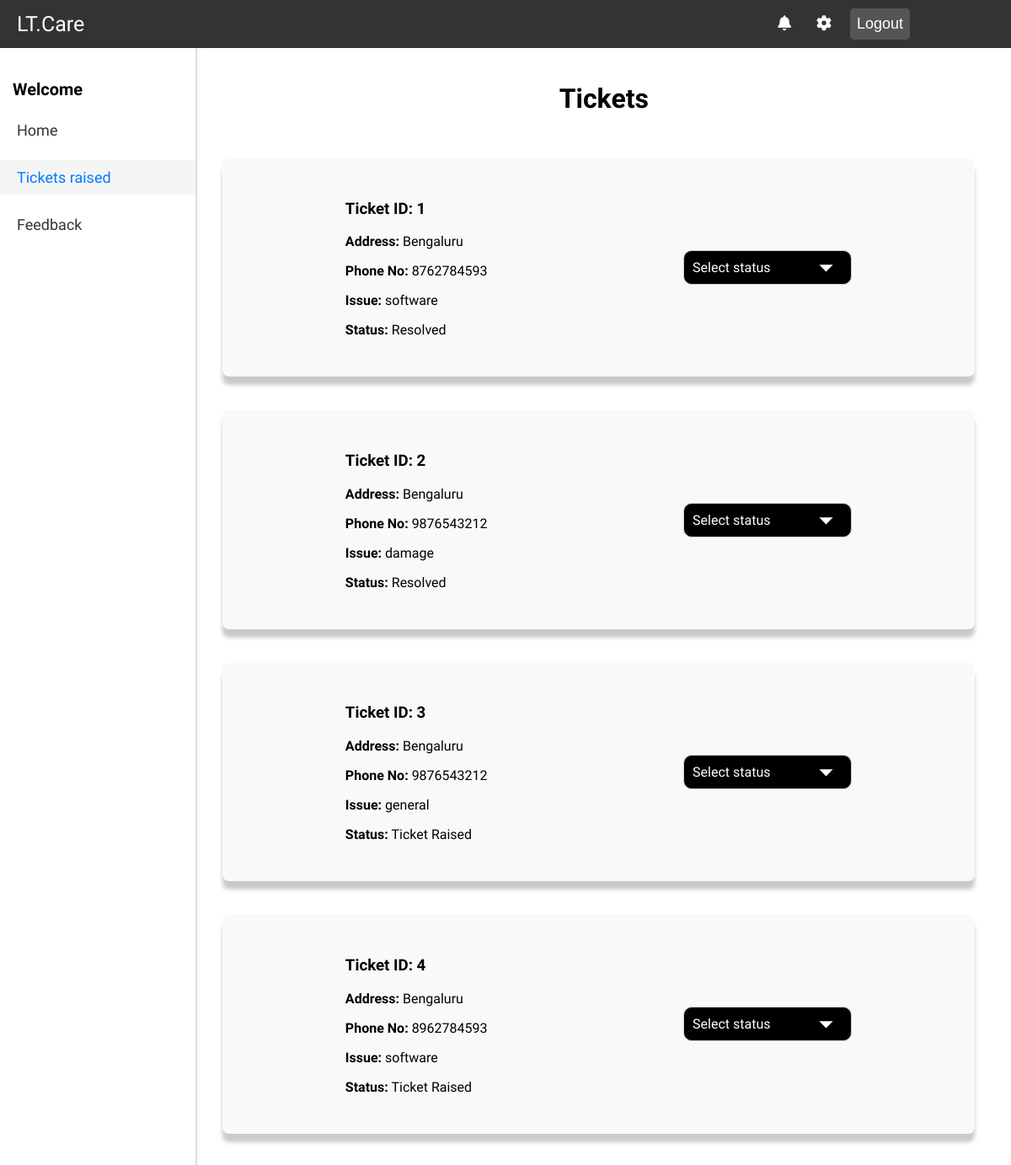
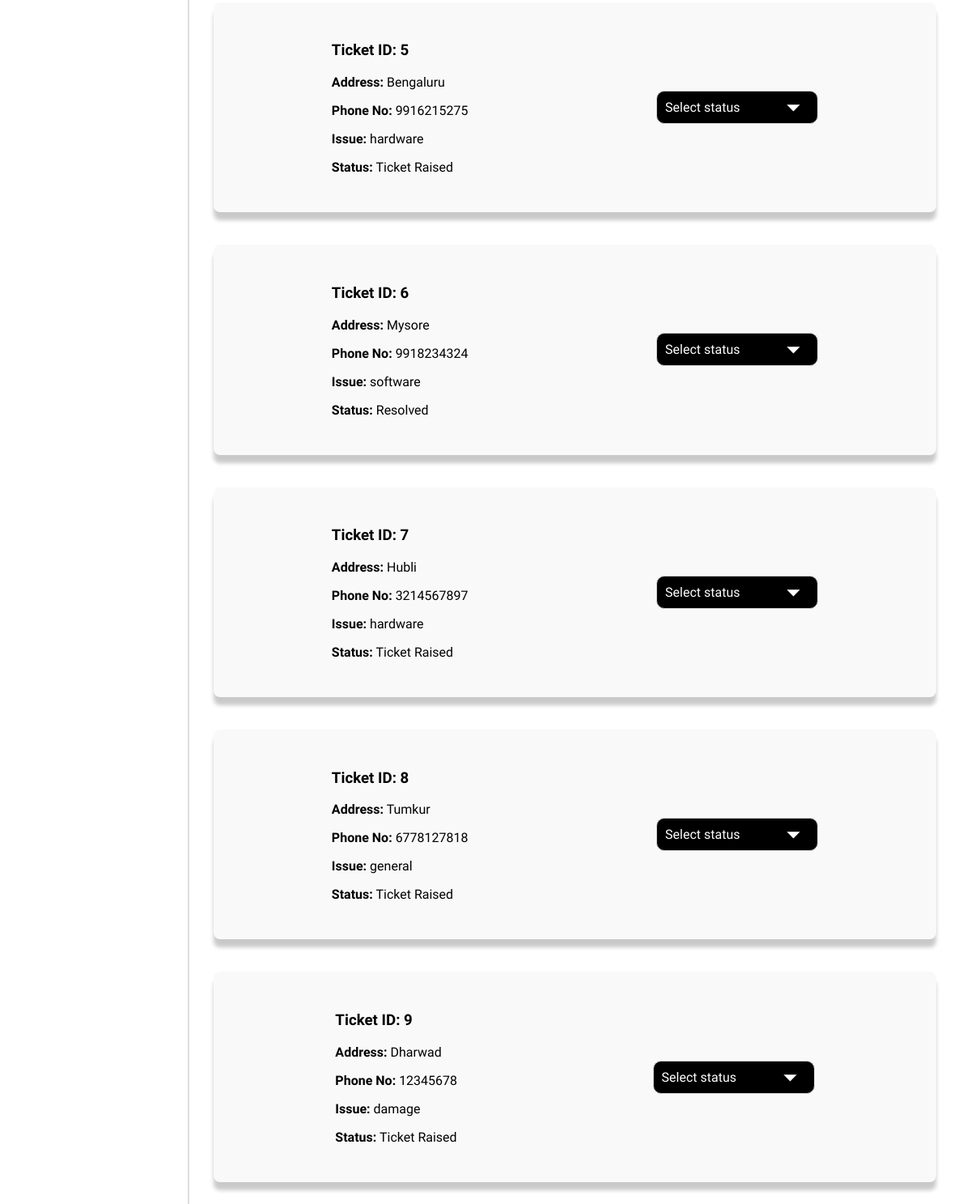
/emp1/, run on the app's committed database (2 pictures, top to bottom).
### ticket/models.py (models this page shows, shortened)
class Ticket(models.Model):
    t_id = models.AutoField(primary_key=True)  # Auto-incrementing primary key
    cid = models.ForeignKey(AuthUser,null=False,blank=False,on_delete=models.CASCADE)  # Customer ID, assuming it's a string
    phone_number = models.CharField(max_length=15)  # To handle phone numbers with country codes
    address = models.TextField()  # For potentially long addresses
    ISSUE_CHOICES = [
        ('software issue', 'Software Issue'),
        ('damaged parts', 'Damaged Parts'),
        ('hardware issue', 'Hardware Issue'),
        ('general service', 'General Services'),
    ]
    issue = models.CharField(max_length=20, choices=ISSUE_CHOICES)  # Issue choices
    STATUS_CHOICES = [
        ('ticket raised', 'Ticket Raised'),
        ('technician assigned', 'Technician Assigned'),
        ('resolved', 'Resolved'),
    ]
    status = models.CharField(max_length=20, choices=STATUS_CHOICES, default='Ticket Raised', blank=True)
    rating = models.IntegerField(blank=True)
    comment = models.CharField(max_length=200, blank=True)

### employee/views.py (the view)
# urls.py: path('emp1/', Viewtkassign.as_view(), name='employee_page'),
class Viewtkassign(TemplateView):
    template_name = 'employee/employee.html'  # Correct template path
    def get_context_data(self, **kwargs):
        context = super().get_context_data(**kwargs)
        userdata = employee.objects.all()
        tickets = Ticket.objects.all().values('t_id', 'phone_number', 'address', 'issue','status', 'rating', 'comment')  # Fixed the tickets query
        context['userdata'] = userdata
        context['tickets'] = tickets
        return context

### templates/employee/employee.html (shortened to what this page needs)
{% load static %}
<!DOCTYPE html>
<html lang="en">
<head>
  <link rel="stylesheet" href="https://cdnjs.cloudflare.com/ajax/libs/font-awesome/6.0.0-beta3/css/all.min.css" />
</head>
<body>
  <header class="navbar">
    <div style="font-size: 25px; font-weight: 500">LT.Care</div>
    <div class="nav-buttons">
      <button class="btn"><i class="fas fa-bell"></i></button>
      <button class="btn"><i class="fas fa-cog"></i></button>
      <button class="logout-btn">Logout</button>
    </div>
  </header>
  <div class="container">
    <aside class="sidebar">
      <h1>Welcome {{currentuser}}</h1>
      <ul>
        <li>
          <a href="#home" class="section active" onclick="switchSection('home')">Home</a>
        </li>
        <li>
          <a href="#tickets" class="section" onclick="switchSection('tickets')">Tickets raised</a>
        </li>
        <li>
          <a href="#feedback" class="section" onclick="switchSection('feedback')">Feedback</a>
        </li>
      </ul>
    </aside>
    <div class="content">
      <div id="tickets" class="section-content">
        <div class="heading">
          <h1>Tickets</h1>
        </div>
        <div class="card-container">
          {% for ticket in tickets %}
          <div class="card">
            <div>
              <h3>Ticket ID: {{ ticket.t_id }}</h3>
              <p><strong>Address:</strong> {{ ticket.address }}</p>
              <p><strong>Phone No:</strong> {{ ticket.phone_number }}</p>
              <p><strong>Issue:</strong> {{ ticket.issue }}</p>
              <p><strong>Status:</strong> {{ ticket.status }}</p>
            </div>
            <div>
              <select class="sta" id="checkstatus-{{ ticket.t_id }}">
                <option value="" disabled selected>Select status</option>
              </select>
            </div>
          </div>
          {% endfor %}
        </div>
      </div>
    </div>
  </div>
</body>
</html>

### templates/employee/employee.html (style rules this page uses)
body { font-family: "Inria Sans", sans-serif; margin: 0; padding: 0; display: flex; flex-direction: column; height: 100vh; background-color: #f5f5f5; }
.nav-buttons .btn { background: none; border: none; color: white; font-size: 18px; margin-left: 10px; cursor: pointer; }
.logout-btn { margin-right: 100px; background: none; border: none; color: white; font-size: 18px; margin-left: 10px; cursor: pointer; }
.navbar { display: flex; justify-content: space-between; align-items: center; background-color: #333; padding: 10px 20px; color: white; }
.navbar button { background-color: #555; color: white; border: none; padding: 8px; margin-left: 10px; border-radius: 5px; cursor: pointer; }
.container { display: flex; flex: 1; }
.sidebar { width: 300px; background-color: #fff; padding-top: 20px; border-right: 1px solid #ddd; box-shadow: 0 10px 15px rgba(0, 0, 0, 0.212); overflow-y: auto; }
.sidebar h1 { margin-left: 15px; font-size: 20px; }
.sidebar ul { list-style-type: none; padding: 0; }
.sidebar ul li { margin: 15px 0; }
.sidebar ul li a { color: #333; text-decoration: none; padding: 10px 20px; display: block; font-size: 18px; font-weight: 400; }
.sidebar ul li a.section.active { background-color: #f5f5f5; font-weight: 500; color: #007bff; }
.heading { display: flex; justify-content: center; width: 100%; margin-bottom: 20px; }
.content { width: 100%; padding: 20px; background-color: #fff; border-left: 1px solid #ddd; }
.card-container { display: flex; flex-direction: column; gap: 20px; }
.card { display: flex; height: 100%; width: 90%; justify-content: space-around; background-color: #f9f9f9; border-radius: 8px; box-shadow: 0 10px 5px rgba(0, 0, 0, 0.212); padding: 30px; align-items: center; font-size: 16px; font-weight: 500; margin: 10px; }
.card h3 { margin-right: 20px; }
.sta { width: 200px; padding: 10px; border: 1px solid #ccc; font-family: "Inria Sans", sans-serif; border-radius: 10px; background-color: #000000; font-size: 16px; color: #ffffff; appearance: none; background-repeat: no-repeat; background-position: right 10px center; }
.sta option { color: #ffffff; }

### data on the page
Ticket: t_id "1", address "Bengaluru", phone_number "8762784593", issue "software", status "Resolved"
Ticket: t_id "2", address "Bengaluru", phone_number "9876543212", issue "damage", status "Resolved"
Ticket: t_id "3", address "Bengaluru", phone_number "9876543212", issue "general", status "Ticket Raised"
Ticket: t_id "4", address "Bengaluru", phone_number "8962784593", issue "software", status "Ticket Raised"
Ticket: t_id "5", address "Bengaluru", phone_number "9916215275", issue "hardware", status "Ticket Raised"
Ticket: t_id "6", address "Mysore", phone_number "9918234324", issue "software", status "Resolved"
Ticket: t_id "7", address "Hubli", phone_number "3214567897", issue "hardware", status "Ticket Raised"
Ticket: t_id "8", address "Tumkur", phone_number "6778127818", issue "general", status "Ticket Raised"
Ticket: t_id "9", address "Dharwad", phone_number "12345678", issue "damage", status "Ticket Raised"
